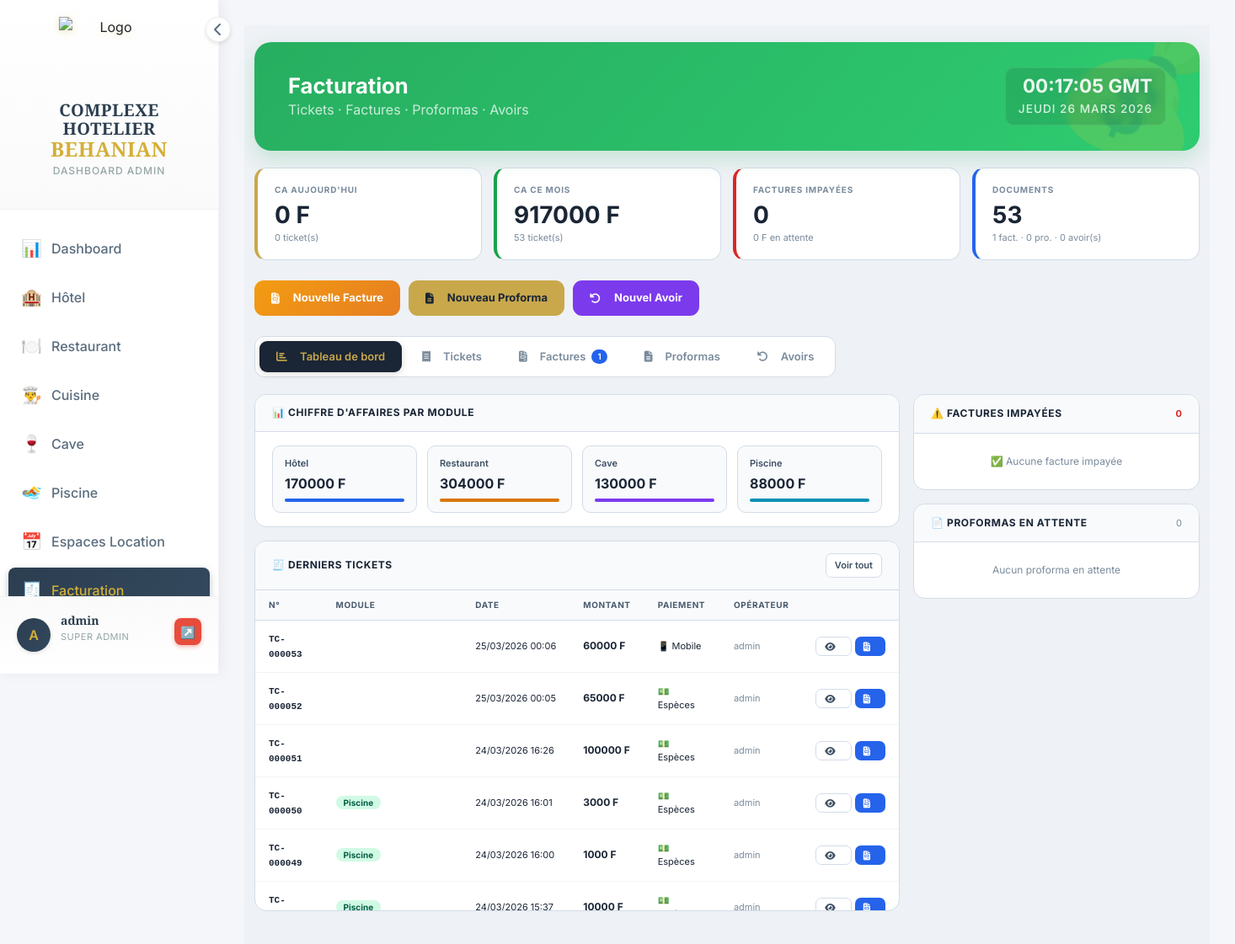
The page /facturation/ (signed in) on the database as committed earlier.
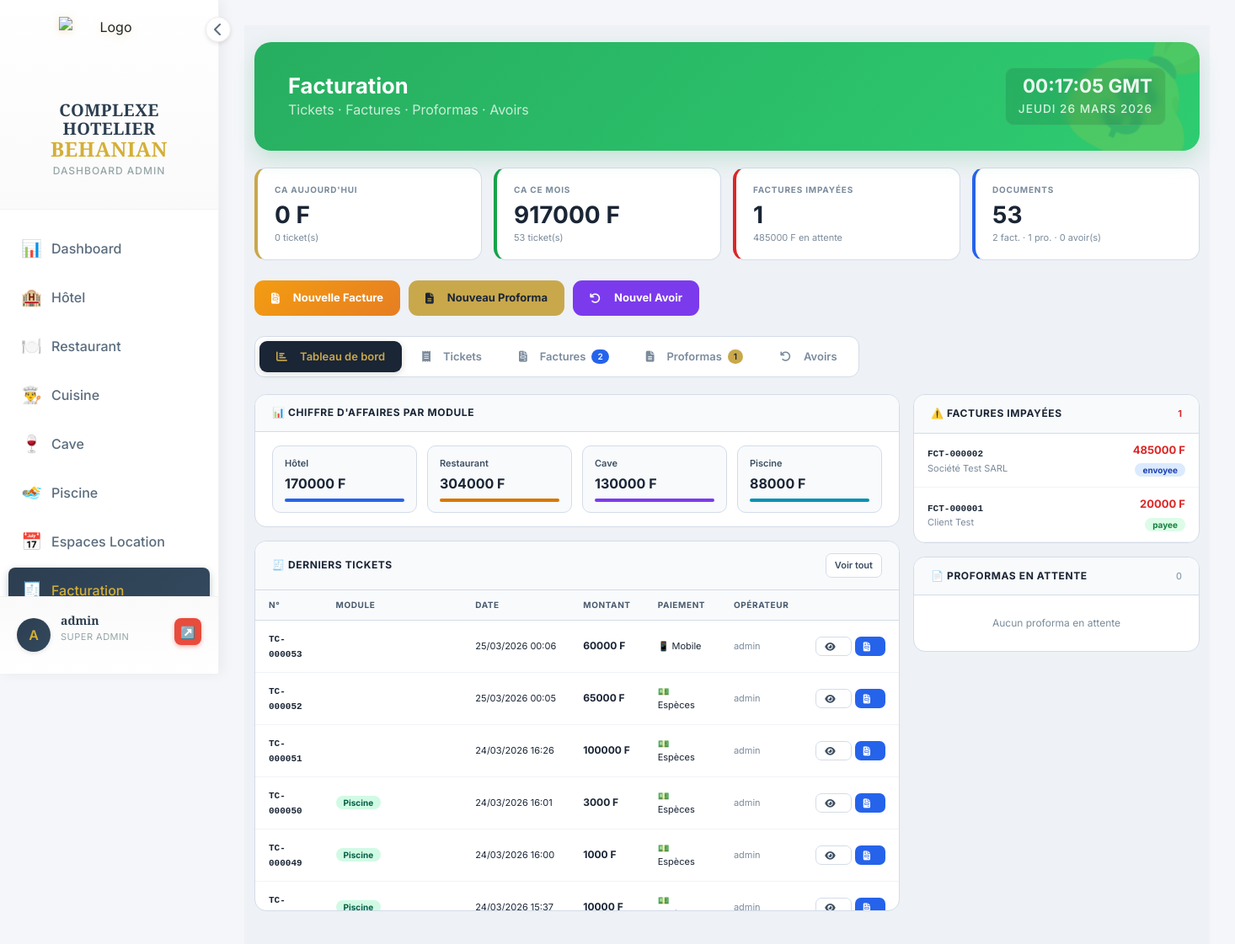
The same page on the database as committed later.
### facturation/models.py (models this page shows, shortened)
class Ticket(models.Model):
    MODULE_CHOICES = [
        ('hotel', 'Hôtel'),
        ('restaurant', 'Restaurant'),
        ('caisse', 'Caisse'),
        ('piscine', 'Piscine'),
        ('cave', 'Cave'),
        ('espace', 'Espaces Événementiels'),
        ('autre', 'Autre'),
    ]
    numero = models.CharField(max_length=50, unique=True)
    module = models.CharField(max_length=20, choices=MODULE_CHOICES)
    date_creation = models.DateTimeField(default=timezone.now)
    montant_total = models.DecimalField(max_digits=10, decimal_places=2)
    client = models.ForeignKey(Client, on_delete=models.SET_NULL, null=True, blank=True)
    PAIEMENT_CHOICES = [
        ('especes', 'Espèces'),
        ('mobile_money', 'Mobile Money'),
        ('orange_money', 'Orange Money'),
        ('wave', 'Wave'),
        ('moov_money', 'Moov Money'),
        ('mtn_money', 'MTN Mobile Money'),
        ('carte_bancaire', 'Carte Bancaire'),
        ('carte', 'Carte Bancaire'), # Alias pour compatibilité
        ('cheque', 'Chèque'),
        ('virement', 'Virement'),
        ('cave', 'Cave'),
        ('autre', 'Autre'),
    ]
    mode_paiement = models.CharField(max_length=50, choices=PAIEMENT_CHOICES, default='especes')
    montant_paye = models.DecimalField(max_digits=10, decimal_places=2, default=0)
    cree_par = models.ForeignKey(User, on_delete=models.SET_NULL, null=True, blank=True)
    contenu = models.TextField(help_text="Contenu détaillé du ticket")
    imprime = models.BooleanField(default=False)
    date_impression = models.DateTimeField(blank=True, null=True)
    est_duplicata = models.BooleanField(default=False, help_text="Indique si c'est une réimpression")
    objet_id = models.IntegerField(blank=True, null=True, help_text="ID de l'objet dans le module d'origine")
    class Meta:
        ordering = ['-date_creation']

class Facture(models.Model):
    STATUT_CHOICES = [
        ('draft', 'Brouillon'),
        ('sent', 'Envoyée'),
        ('paid', 'Payée'),
        ('cancelled', 'Annulée'),
    ]
    numero = models.CharField(max_length=20, unique=True)
    client = models.ForeignKey(Client, on_delete=models.CASCADE)
    date_creation = models.DateTimeField(default=timezone.now)
    date_facturation = models.DateField(default=timezone.now)
    date_echeance = models.DateField(blank=True, null=True)
    statut = models.CharField(max_length=20, choices=STATUT_CHOICES, default='draft')
    sous_total = models.DecimalField(max_digits=10, decimal_places=2, default=Decimal('0.00'))
    remise = models.DecimalField(max_digits=10, decimal_places=2, default=Decimal('0.00'))
    taux_tva = models.DecimalField(max_digits=5, decimal_places=2, default=Decimal('20.00'))
    montant_tva = models.DecimalField(max_digits=10, decimal_places=2, default=Decimal('0.00'))
    total = models.DecimalField(max_digits=10, decimal_places=2, default=Decimal('0.00'))
    montant_paye = models.DecimalField(max_digits=10, decimal_places=2, default=Decimal('0.00'))
    date_paiement = models.DateTimeField(blank=True, null=True)
    cree_par = models.ForeignKey(User, on_delete=models.SET_NULL, null=True)
    notes = models.TextField(blank=True)
    class Meta:
        ordering = ['-date_creation']

class Client(models.Model):
    nom = models.CharField(max_length=100)
    prenom = models.CharField(max_length=100, blank=True)
    email = models.EmailField(blank=True)
    telephone = models.CharField(max_length=20, blank=True)
    adresse = models.TextField(blank=True)
    nif = models.CharField(max_length=50, blank=True, verbose_name="NIF")
    stat = models.CharField(max_length=50, blank=True, verbose_name="STAT")
    class Meta:
        ordering = ['nom', 'prenom']

### facturation/views.py (the view)
# urls.py: path('', views.boite_nuit_index, name='index'),
@require_module_access('facturation')
def index(request):
    from django.utils import timezone
    from django.db.models import Sum, Count, Q
    today = timezone.now().date()
    tickets_jour = Ticket.objects.filter(date_creation__date=today)
    ca_jour = tickets_jour.aggregate(s=Sum('montant_total'))['s'] or 0
    tickets_mois = Ticket.objects.filter(
        date_creation__month=today.month, date_creation__year=today.year
    )
    ca_mois = tickets_mois.aggregate(s=Sum('montant_total'))['s'] or 0
    factures_impayees = Facture.objects.filter(statut__in=['envoyee','en_attente'])
    montant_impaye = factures_impayees.aggregate(s=Sum('total'))['s'] or 0
    tickets_recents = Ticket.objects.select_related('client','cree_par').order_by('-date_creation')[:50]
    ca_par_module = {}
    for m, l in [('hotel','Hôtel'),('restaurant','Restaurant'),('cave','Cave'),('piscine','Piscine'),('caisse','Caisse'),('autre','Autre')]:
        ca = Ticket.objects.filter(module=m).aggregate(s=Sum('montant_total'))['s'] or 0
        if ca > 0:
            ca_par_module[l] = int(ca)
    recent_factures = Facture.objects.select_related('client').order_by('-date_creation')[:8]
    recent_proformas = Proforma.objects.select_related('client').order_by('-date_creation')[:8]
    recent_avoirs = Avoir.objects.select_related('client').order_by('-date_creation')[:8]
    services = Service.objects.all()
    services_json = json.dumps([{'id': s.id, 'nom': s.nom} for s in services])
    clients = Client.objects.all().order_by('nom')
    context = {
        'ca_jour': int(ca_jour),
        'ca_mois': int(ca_mois),
        'nb_tickets_jour': tickets_jour.count(),
        'nb_tickets_mois': tickets_mois.count(),
        'nb_factures_impayees': factures_impayees.count(),
        'montant_impaye': int(montant_impaye),
        'nb_proformas': Proforma.objects.filter(statut='en_attente').count(),
        'nb_avoirs': Avoir.objects.filter(statut='en_attente').count(),
        'tickets_recents': tickets_recents,
        'ca_par_module': ca_par_module,
        'recent_factures': recent_factures,
        'recent_proformas': recent_proformas,
        'recent_avoirs': recent_avoirs,
        'total_tickets': Ticket.objects.count(),
        'total_factures': Facture.objects.count(),
        'total_proformas': Proforma.objects.count(),
        'total_avoirs': Avoir.objects.count(),
        'services': services,
        'services_json': services_json,
        'clients': clients,
    }
    return render(request, 'facturation/index.html', context)

### utils/permissions.py (called while the page is built, shortened)
def get_user_groups(user):
    return list(user.groups.values_list('name', flat=True))

def user_has_access(user, module):
    if not user.is_authenticated:
        return False
    if user.is_superuser:
        return True

def require_module_access(module):
    def decorator(view_func):
        @wraps(view_func)
        @login_required
        def wrapper(request, *args, **kwargs):
            if not user_has_access(request.user, module):
                messages.error(request,
                    "Accès refusé — vous n'avez pas les droits pour accéder à ce module.")
                return redirect('dashboard:index')
            return view_func(request, *args, **kwargs)
        return wrapper
    return decorator

def get_accessible_modules(user):
    if user.is_superuser:
        return ['dashboard', 'hotel', 'restaurant', 'bar', 'cuisine',
                'piscine', 'boite_nuit', 'espaces', 'caisse', 'facturation',
                'parametres', 'users']

### templates/facturation/index.html (shortened to what the changed rows need)
{% extends 'dashboard/base_dashboard.html' %}
{% load static %}
{% block content %}
<div class="fac-body"><div class="container-fluid">
  <div class="header-glam caisse-watermark">
    <div class="header-content">
      <h2 style="font-size:1.6rem;font-weight:700;margin:0">Facturation</h2>
    </div>
  </div>
  <div class="kpi-grid">
    <div class="kpi k-rouge">
      <div class="klbl">Factures impayées</div>
      <div class="kval">{{ nb_factures_impayees }}</div>
      <div class="ksub">{{ montant_impaye|floatformat:0 }} F en attente</div>
    </div>
    <div class="kpi k-bleu">
      <div class="klbl">Documents</div>
      <div class="kval">{{ total_tickets }}</div>
      <div class="ksub">{{ total_factures }} fact. · {{ total_proformas }} pro. · {{ total_avoirs }} avoir(s)</div>
    </div>
  </div>
  <div class="tabs">
    <button class="tab" id="tab-factures" onclick="setTab('factures',this)">
      <i class="fas fa-file-invoice"></i> Factures
      {% if total_factures > 0 %}<span style="background:#2563eb;color:white;border-radius:10px;padding:1px 7px;font-size:10px">{{ total_factures }}</span>{% endif %}
    </button>
    <button class="tab" id="tab-proformas" onclick="setTab('proformas',this)">
      <i class="fas fa-file-alt"></i> Proformas
      {% if total_proformas > 0 %}<span style="background:#c9a84c;color:#1a2535;border-radius:10px;padding:1px 7px;font-size:10px">{{ total_proformas }}</span>{% endif %}
    </button>
  </div>
  <div class="tab-content active" id="content-dashboard">
    <div style="display:grid;grid-template-columns:1fr 340px;gap:16px">
      <div>
        <div class="panel">
          {% if ca_par_module %}
          <div class="module-bar">
            {% for module, ca in ca_par_module.items %}
            {% with total_ca=ca_mois|default:1 %}
            <div class="module-item">
              <div class="module-nom">{{ module }}</div>
              <div class="module-ca">{{ ca|floatformat:0 }} F</div>
              <div class="module-bar-fill" style="background:{% if module == 'Hôtel' %}#2563eb{% elif module == 'Restaurant' %}#d97706{% elif module == 'Cave' %}#7c3aed{% elif module == 'Piscine' %}#0891b2{% else %}#16a34a{% endif %};width:100%"></div>
            </div>
            {% endwith %}
            {% endfor %}
          </div>
          {% else %}
          <div style="padding:30px;text-align:center;color:var(--muted);font-size:13px">Aucune donnée</div>
          {% endif %}
        </div>
        <div class="panel">
          <div style="overflow-x:auto;overflow-y:auto;max-height:380px">
            <table class="tbl">
              <thead><tr><th style="position:sticky;top:0;z-index:1;background:#f8fafc">N°</th><th style="position:sticky;top:0;z-index:1;background:#f8fafc">Module</th><th style="position:sticky;top:0;z-index:1;background:#f8fafc">Date</th><th style="position:sticky;top:0;z-index:1;background:#f8fafc">Montant</th><th style="position:sticky;top:0;z-index:1;background:#f8fafc">Paiement</th><th style="position:sticky;top:0;z-index:1;background:#f8fafc">Opérateur</th><th style="position:sticky;top:0;z-index:1;background:#f8fafc"></th></tr></thead>
              <tbody>
              {% for t in tickets_recents %}
              <tr>
                <td><span class="doc-num">{{ t.numero }}</span></td>
                <td><span class="badge b-{{ t.module }}">{{ t.get_module_display }}</span></td>
                <td style="font-size:11px;white-space:nowrap">{{ t.date_creation|date:"d/m/Y H:i" }}</td>
                <td><strong>{{ t.montant_total|floatformat:0 }} F</strong></td>
                <td style="font-size:11px">
                  {% if t.mode_paiement == 'especes' %}💵 Espèces
                  {% elif t.mode_paiement == 'mobile_money' %}📱 Mobile
                  {% elif t.mode_paiement == 'carte_bancaire' %}💳 Carte
                  {% elif t.mode_paiement == 'orange_money' %}🟠 Orange
                  {% elif t.mode_paiement == 'wave' %}🔵 Wave
                  {% else %}{{ t.get_mode_paiement_display }}{% endif %}
                </td>
                <td style="font-size:11px;color:var(--muted)">{{ t.cree_par.get_full_name|default:t.cree_par.username|default:"—" }}</td>
                <td>
                  <div style="display:flex;gap:4px">
                    <a href="{% url 'facturation:ticket_detail' t.pk %}" class="btn-p outline" title="Détail"><i class="fas fa-eye"></i></a>
                    <button class="btn-p primary" title="Convertir en facture" onclick="convertirEnFacture({{ t.pk }},'{{ t.numero }}',{{ t.montant_total|stringformat:'g' }})"><i class="fas fa-file-invoice"></i></button>
                  </div>
                </td>
              </tr>
              {% empty %}
              <tr><td colspan="7" style="text-align:center;padding:24px;color:var(--muted)">Aucun ticket</td></tr>
              {% endfor %}
              </tbody>
            </table>
          </div>
        </div>
      </div>
      <div>
        <div class="panel">
          <div class="ph"><h3>⚠️ Factures impayées</h3><span style="font-size:11px;color:#dc2626;font-weight:700">{{ nb_factures_impayees }}</span></div>
          {% if nb_factures_impayees == 0 %}
          <div style="padding:24px;text-align:center;color:var(--muted);font-size:12px">✅ Aucune facture impayée</div>
          {% else %}
          {% for f in recent_factures %}
          <div style="padding:10px 16px;border-bottom:1px solid #f0f3f7;display:flex;justify-content:space-between;align-items:center">
            <div>
              <div style="font-size:12px;font-weight:700"><span class="doc-num">{{ f.numero }}</span></div>
              <div style="font-size:11px;color:var(--muted)">{{ f.client.nom|default:"Client anonyme" }}</div>
            </div>
            <div style="text-align:right">
              <div style="font-size:13px;font-weight:700;color:#dc2626">{{ f.total|floatformat:0 }} F</div>
              <span class="badge b-{{ f.statut }}">{{ f.get_statut_display }}</span>
            </div>
          </div>
          {% endfor %}
          {% endif %}
        </div>
      </div>
    </div>
  </div>
</div></div>
{% endblock %}

Rows that differ between the two databases and show on the page:
added Facture: numero "FCT-000002", client.nom "Société Test SARL", total "485000", statut "envoyee"
now on this page (row unchanged): Facture: numero "FCT-000001", client.nom "Client Test", total "20000", statut "payee"
Other text that changed with them:
{{ nb_factures_impayees }}: "0" → "1"
{{ montant_impaye|floatformat:0 }}: "0" → "485000"
{{ total_factures }}: "1" → "2"
{{ total_proformas }}: "0" → "1"
{{ total_proformas }}: (not shown) → "1"
text no longer shown: "✅ Aucune facture impayée"
